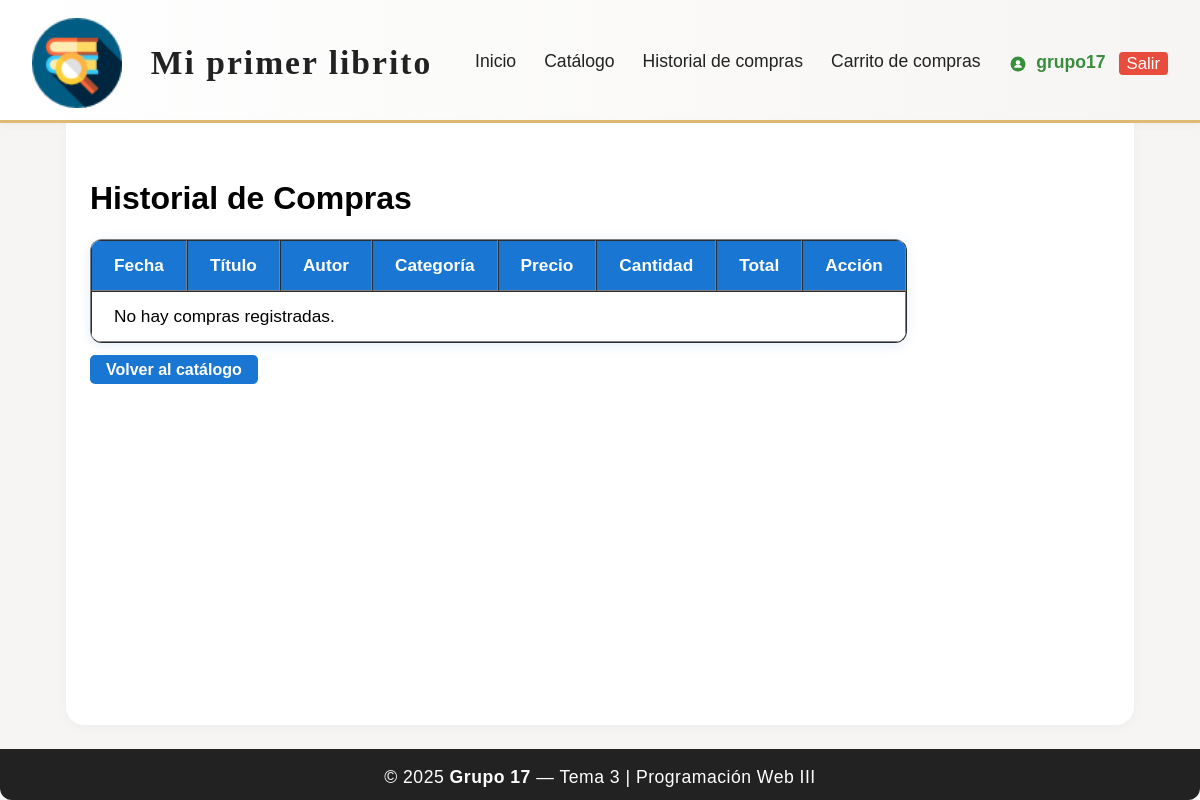
/historial/ (signed in), run on an earlier commit of the app's database.
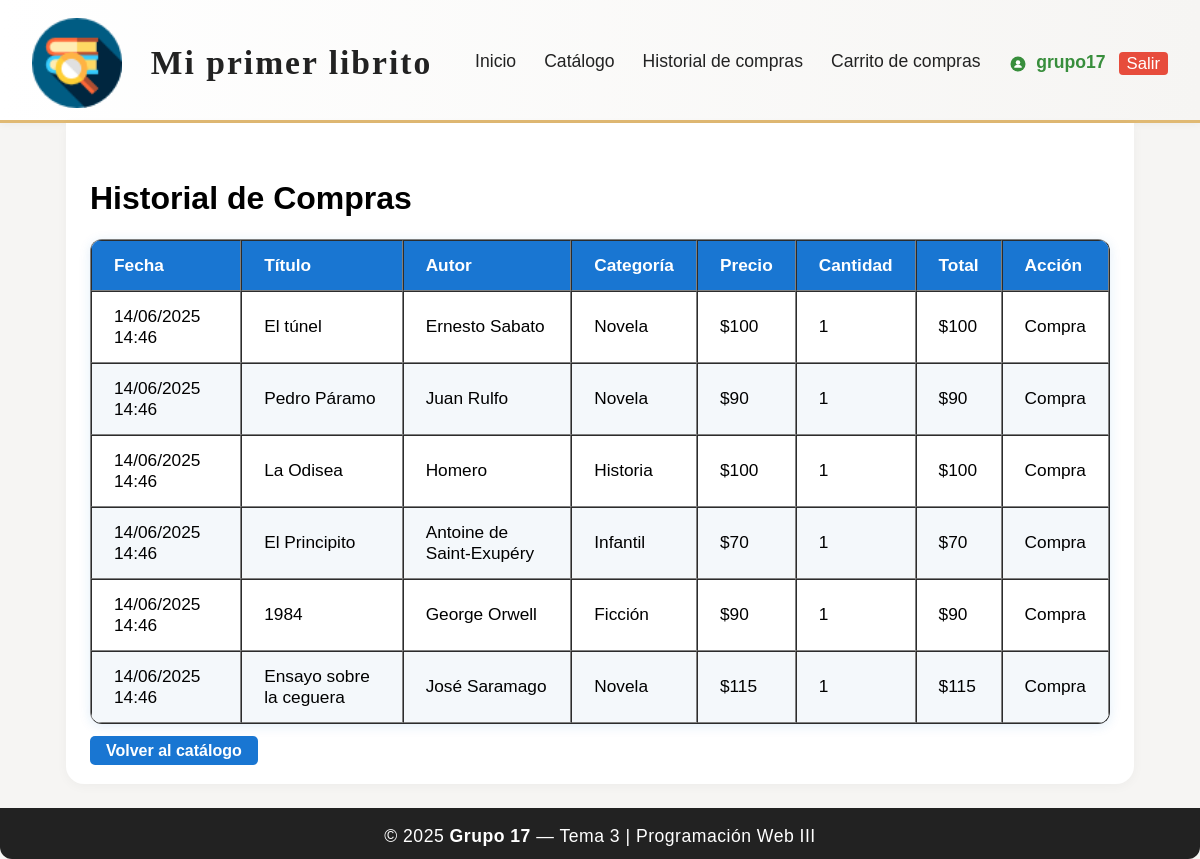
And on a later commit of the database.
### app/models.py (models this page shows, shortened)
class Historial(models.Model):
    usuario = models.ForeignKey(User, on_delete=models.CASCADE, null=True, blank=True)
    titulo = models.CharField(max_length=100, null=True, blank=True)
    autor = models.CharField(max_length=100, null=True, blank=True)
    fecha_publicacion = models.DateField(null=True, blank=True)
    categoria = models.CharField(max_length=100, blank=True, null=True)
    precio = models.IntegerField(default=0, null=True, blank=True)
    cantidad = models.PositiveIntegerField(default=1, null=True, blank=True)
    total = models.IntegerField(default=0, null=True, blank=True)
    accion = models.CharField(max_length=100, null=True, blank=True)
    fecha = models.DateTimeField(auto_now_add=True, null=True, blank=True)

### app/views.py (the view)
# urls.py: path('historial/', views.historial_compras, name='historial_compras'),
@login_required
def historial_compras(request):
    historial = Historial.objects.filter(usuario=request.user).order_by('-fecha')
    return render(request, 'historial_compras.html', {'historial': historial})

### app/templates/historial_compras.html (shortened to what this page needs)
{% load static %}
<!DOCTYPE html>
<html lang="es">
<head>
    <link rel="stylesheet" href="{% static 'estilos.css' %}">
</head>
<body>
    <div class="layout-flex">
        <header class="main-header">
            <div class="header-content">
                <img src="{% static 'img/libreriaicon.png' %}" alt="Logo" class="logo-header">
                <div class="header-title">
                    <span class="logo-text">Mi primer <strong>librito</strong></span>
                </div>
                <nav class="main-nav">
                    <a href="{% url 'inicio' %}">Inicio</a>
                    <a href="{% url 'catalogo_libros' %}">Catálogo</a>
                    <a href="{% url 'historial_compras' %}">Historial de compras</a>
                    <a href="{% url 'ver_carrito' %}">Carrito de compras</a>
                </nav>
                <div class="user-menu">
                    {% if user.is_authenticated %}
                        <span style="color: #388e3c; font-weight: bold;">
                            <svg xmlns="http://www.w3.org/2000/svg" width="18" height="18" viewBox="0 0 24 24" fill="#388e3c" style="vertical-align: middle; margin-right: 4px;"><circle cx="12" cy="12" r="10"/><circle cx="12" cy="10" r="3" fill="#fff"/><path d="M12 13c-3 0-5 1.5-5 3v1h10v-1c0-1.5-2-3-5-3z" fill="#fff"/></svg>
                            {{ user.username }}
                            <a href="{% url 'usuario_logout' %}" class="logout-btn" title="Cerrar sesión" style="margin-left:8px; padding:2px 8px; background:#e74c3c; color:#fff; border-radius:4px; font-size:0.95em; text-decoration:none; font-weight:500; vertical-align:middle;">Salir</a>
                        </span>
                    {% else %}
                        <span>Invitado</span>
                    {% endif %}
                </div>
            </div>
        </header>
        <main class="main-content">
            <h1>Historial de Compras</h1>
            <table class="modern-table" border="1" cellpadding="5" style="margin-top: 20px;">
                <thead>
                    <tr>
                        <th>Fecha</th>
                        <th>Título</th>
                        <th>Autor</th>
                        <th>Categoría</th>
                        <th>Precio</th>
                        <th>Cantidad</th>
                        <th>Total</th>
                        <th>Acción</th>
                    </tr>
                </thead>
                <tbody>
                    {% if historial %}
                        {% for item in historial %}
                        <tr>
                            <td>{{ item.fecha|date:'d/m/Y H:i' }}</td>
                            <td>{{ item.titulo }}</td>
                            <td>{{ item.autor }}</td>
                            <td>{{ item.categoria }}</td>
                            <td>${{ item.precio }}</td>
                            <td>{{ item.cantidad }}</td>
                            <td>${{ item.total }}</td>
                            <td>{{ item.accion }}</td>
                        </tr>
                        {% endfor %}
                    {% else %}
                        <tr><td colspan="8">No hay compras registradas.</td></tr>
                    {% endif %}
                </tbody>
            </table>
            <br>
            <a href="{% url 'catalogo_libros' %}" style="padding: 6px 16px; background: #1976d2; color: white; border-radius: 5px; text-decoration: none; font-weight: bold;">Volver al catálogo</a>
        </main>
        <footer class="main-footer">
            <span>&copy; 2025 <strong>Grupo 17</strong> — Tema 3 | Programación Web III</span>
        </footer>
    </div>
</body>
</html>

### app/static/estilos.css (style rules this page uses)
body { margin: 0; padding: 0; min-height: 100vh; font-family: Arial, sans-serif; background: #f4f8fb; }
.layout-flex { min-height: 100vh; display: flex; flex-direction: column; background: #f6f5f3; }
.main-header { background: linear-gradient(90deg, #fff 0%, #f6f5f3 100%); border-bottom: 3px solid #e0b973; box-shadow: 0 2px 8px rgba(0,0,0,0.04); }
.header-content { display: flex; align-items: center; justify-content: space-between; max-width: 1200px; margin: 0 auto; padding: 18px 32px 12px 32px; }
.logo-header { width: 90px; height: auto; margin-right: 18px; }
.header-title { display: flex; flex-direction: column; margin-right: 32px; }
.logo-text { font-size: 2.1em; font-family: 'Georgia', serif; font-weight: bold; color: #222; letter-spacing: 2px; }
.main-nav { display: flex; gap: 28px; }
.main-nav a { color: #222; font-weight: 500; text-decoration: none; font-size: 1.1em; transition: color 0.2s, border-bottom 0.2s; border-bottom: 2px solid transparent; padding-bottom: 2px; }
.user-menu { color: #222; font-size: 1.1em; font-weight: 500; margin-left: 18px; }
.main-content { flex: 1; max-width: 1020px; margin: 0 auto; width: 95%; padding: 36px 24px 24px 24px; background: #fff; border-radius: 0 0 18px 18px; box-shadow: 0 2px 12px rgba(0,0,0,0.04); }
.main-footer { background: #222; color: #fff; text-align: center; padding: 18px 0 12px 0; font-size: 1.1em; letter-spacing: 0.5px; border-radius: 0 0 12px 12px; margin-top: 24px; }
.modern-table { border-collapse: separate; border-spacing: 0; min-width: 400px; background: #fff; border-radius: 12px; box-shadow: 0 2px 12px #1976d220; overflow: hidden; font-size: 1.08em; }
.modern-table th, .modern-table td { padding: 14px 22px; text-align: left; }
.modern-table thead { background: #1976d2; color: #fff; }
.modern-table tbody tr:nth-child(even) { background: #f4f8fb; }

What changed in the data, as far as the page shows it:
added Historial: fecha "14/06/2025 14:46", titulo "El túnel", autor "Ernesto Sabato", categoria "Novela", precio "100", cantidad "1", total "100", accion "Compra"
added Historial: fecha "14/06/2025 14:46", titulo "Pedro Páramo", autor "Juan Rulfo", categoria "Novela", precio "90", cantidad "1", total "90", accion "Compra"
added Historial: fecha "14/06/2025 14:46", titulo "La Odisea", autor "Homero", categoria "Historia", precio "100", cantidad "1", total "100", accion "Compra"
added Historial: fecha "14/06/2025 14:46", titulo "El Principito", autor "Antoine de Saint-Exupéry", categoria "Infantil", precio "70", cantidad "1", total "70", accion "Compra"
added Historial: fecha "14/06/2025 14:46", titulo "1984", autor "George Orwell", categoria "Ficción", precio "90", cantidad "1", total "90", accion "Compra"
added Historial: fecha "14/06/2025 14:46", titulo "Ensayo sobre la ceguera", autor "José Saramago", categoria "Novela", precio "115", cantidad "1", total "115", accion "Compra"
Also different on the page:
text no longer shown: "No hay compras registradas."
